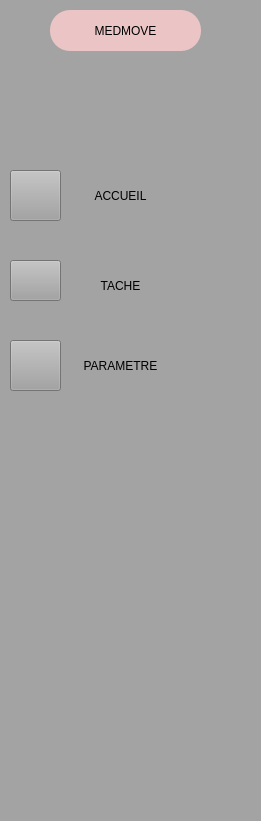
  <widget class="QWidget" name="widget" native="true">
   <property name="geometry">
    <rect>
     <x>0</x>
     <y>0</y>
     <width>261</width>
     <height>821</height>
    </rect>
   </property>
   <property name="styleSheet">
    <string notr="true">
background-color: rgb(163, 163, 163);</string>
   </property>
   <widget class="QPushButton" name="pushButton">
    <property name="geometry">
     <rect>
      <x>10</x>
      <y>170</y>
      <width>51</width>
      <height>51</height>
     </rect>
    </property>
    <property name="styleSheet">
     <string notr="true">background-image: url(:/image/home (1).svg);</string>
    </property>
    <property name="text">
     <string/>
    </property>
   </widget>
   <widget class="QPushButton" name="pushButton_5">
    <property name="geometry">
     <rect>
      <x>70</x>
      <y>160</y>
      <width>101</width>
      <height>71</height>
     </rect>
    </property>
    <property name="styleSheet">
     <string notr="true">border-radius: 30px;

color: black;
padding: 0 8px;
background-color: rgb(163, 163, 163);
font: bold, &quot;Comic Sans MS&quot;;;
text-align:center;</string>
    </property>
    <property name="text">
     <string>ACCUEIL</string>
    </property>
   </widget>
   <widget class="QPushButton" name="pushButton_4">
    <property name="geometry">
     <rect>
      <x>10</x>
      <y>260</y>
      <width>51</width>
      <height>41</height>
     </rect>
    </property>
    <property name="styleSheet">
     <string notr="true">background-image: url(:/image/align-justify.svg);</string>
    </property>
    <property name="text">
     <string/>
    </property>
   </widget>
   <widget class="QPushButton" name="pushButton_6">
    <property name="geometry">
     <rect>
      <x>70</x>
      <y>250</y>
      <width>101</width>
      <height>71</height>
     </rect>
    </property>
    <property name="styleSheet">
     <string notr="true">border-radius: 30px;

color: black;
padding: 0 8px;
background-color: rgb(163, 163, 163);
font: bold, &quot;Comic Sans MS&quot;;;
text-align:center;</string>
    </property>
    <property name="text">
     <string>TACHE</string>
    </property>
   </widget>
   <widget class="QPushButton" name="pushButton_7">
    <property name="geometry">
     <rect>
      <x>70</x>
      <y>330</y>
      <width>101</width>
      <height>71</height>
     </rect>
    </property>
    <property name="styleSheet">
     <string notr="true">border-radius: 30px;

color: black;
padding: 0 8px;
background-color: rgb(163, 163, 163);
font: bold, &quot;Comic Sans MS&quot;;;
text-align:center;</string>
    </property>
    <property name="text">
     <string>PARAMETRE</string>
    </property>
   </widget>
   <widget class="QPushButton" name="pushButton_8">
    <property name="geometry">
     <rect>
      <x>10</x>
      <y>340</y>
      <width>51</width>
      <height>51</height>
     </rect>
    </property>
    <property name="styleSheet">
     <string notr="true">background-image: url(:/image/settings.svg);</string>
    </property>
    <property name="text">
     <string/>
    </property>
   </widget>
   <widget class="QPushButton" name="pushButton_9">
    <property name="geometry">
     <rect>
      <x>50</x>
      <y>10</y>
      <width>151</width>
      <height>41</height>
     </rect>
    </property>
    <property name="styleSheet">
     <string notr="true">font: 75 8pt &quot;MS Shell Dlg 2&quot;;
border-radius: 20px;
color: black;
padding: 0 8px;
background: #ebc5c5;
font: bold, &quot;Comic Sans MS&quot;;;
text-align:center;</string>
    </property>
    <property name="text">
     <string>MEDMOVE</string>
    </property>
   </widget>
  </widget>
